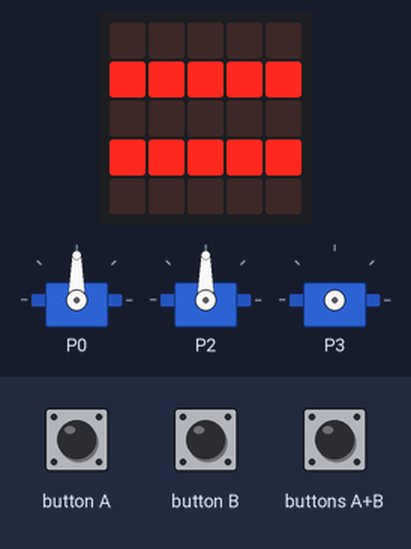
The program below on a simulated BBC micro:bit (MakeCode). Parts: 3 × servo, the board's 5×5 LED display. The test bench sets the inputs (shaded band).

Above: at 1.2 s.
1.3 s: button A pressed for 0.15 s
At 2.8 s:
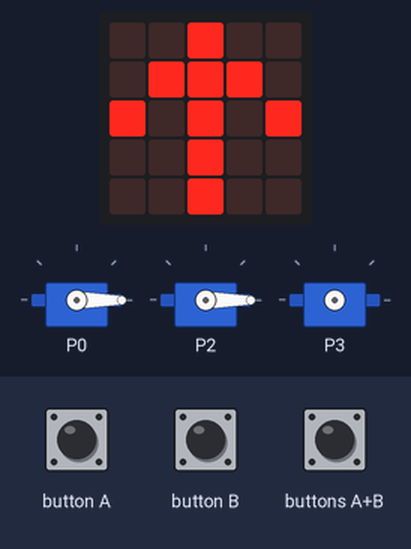
3.1 s: button B pressed for 0.15 s
At 3.9 s:
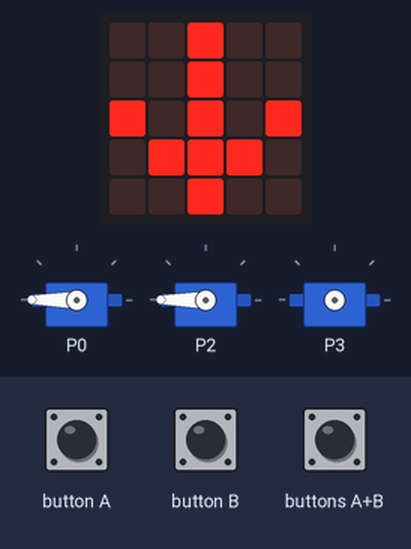
5.0 s: buttons A+B pressed for 0.15 s
At 6.4 s:
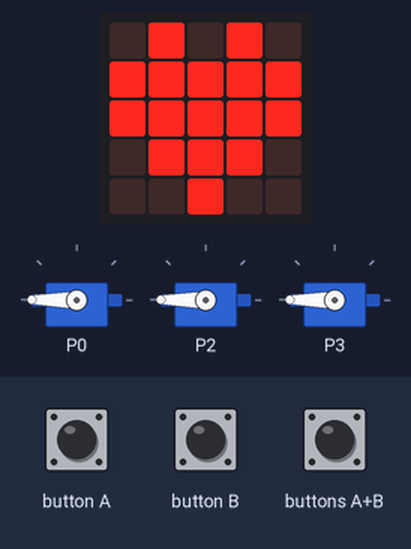
6.9 s: button A pressed for 0.15 s
At 7.5 s:
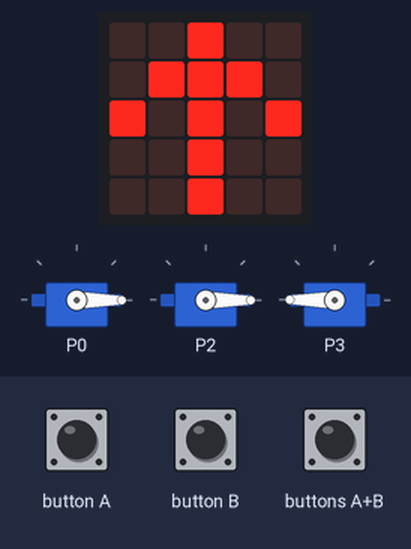
8.7 s: buttons A+B pressed for 1 s
At 10.9 s:
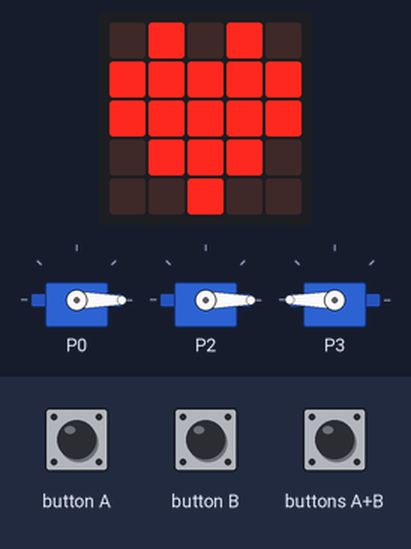
11.2 s: button B pressed for 0.15 s
At 12.3 s:
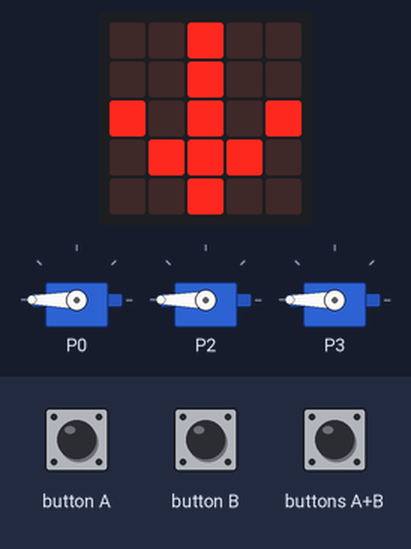
Timing chart, 0 to 14.1 s (numbered marks = the images above; inputs shaded):
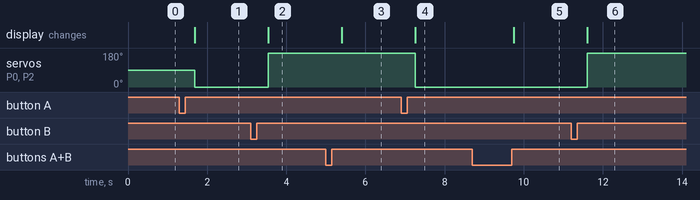

The program:

main.ts
```typescript
function stop () {

}
input.onButtonPressed(Button.A, function () {
    Where = -1
})
input.onButtonPressed(Button.AB, function () {
    Where = 2
})
input.onButtonPressed(Button.B, function () {
    Where = 1
})
function go () {

}
let Where = 0
stop()
Where = 0
basic.forever(function () {
    if (Where == -1) {
        pins.servoWritePin(AnalogPin.P0, 0)
        pins.servoWritePin(AnalogPin.P2, 0)
        basic.showArrow(ArrowNames.North)
    } else if (Where == 1) {
        pins.servoWritePin(AnalogPin.P0, 180)
        pins.servoWritePin(AnalogPin.P2, 180)
        basic.showArrow(ArrowNames.South)
    } else if (Where == 2) {
        pins.servoWritePin(AnalogPin.P3, 180)
        basic.showIcon(IconNames.Heart)
    } else {
        pins.servoWritePin(AnalogPin.P0, 90)
        pins.servoWritePin(AnalogPin.P2, 90)
        basic.showLeds(`
            . . . . .
            # # # # #
            . . . . .
            # # # # #
            . . . . .
            `)
    }
})
```

test.ts
```typescript
// 在這裡測試；當此封包作為擴充功能時，將不會編譯此內容。
```

Measured:
- after the input at 1.3 s, servo on P0, servo on P2: 90° → 0° after 0.38 s; the display: changes after 0.38 s (image 1)
- after the input at 3.1 s, servo on P0, servo on P2: 0° → 180° after 0.44 s; the display: changes after 0.44 s (image 2)
- after the input at 5.0 s, the display: changes after 0.40 s (image 3)
- after the input at 6.9 s, servo on P0, servo on P2: 180° → 0° after 0.36 s; the display: changes after 0.36 s (image 4)
- after the input at 8.7 s, the display: changes after 1.0 s (image 5)
- after the input at 11.2 s, servo on P0, servo on P2: 0° → 180° after 0.40 s; the display: changes after 0.40 s (image 6)
